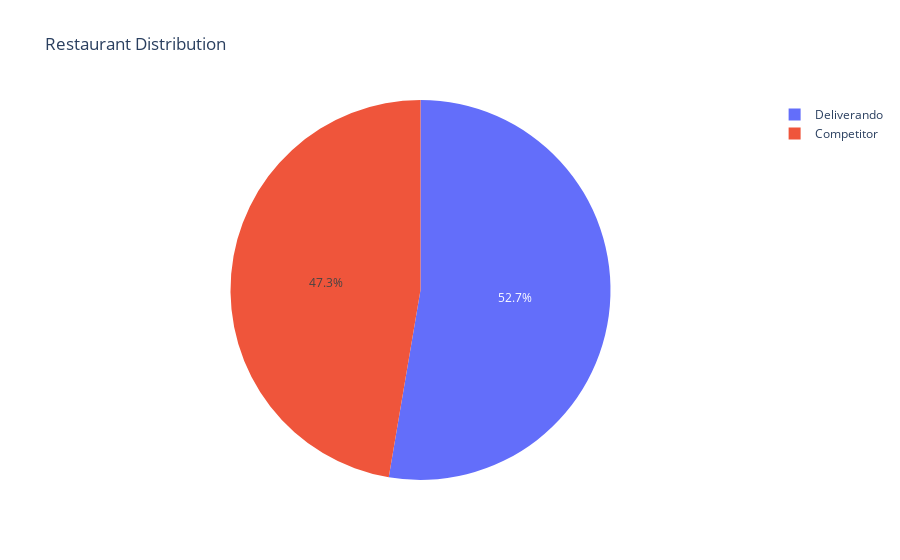

This figure's notebook cell:
### Code cell
labels = ['Deliverando', 'Competitor']
sizes = [335, 301]

# Create pie chart
fig = go.Figure(data=[go.Pie(labels=labels, values=sizes)])

# Update layout
fig.update_layout(title='Restaurant Distribution')

# Show the chart
fig.show()

### Figure 1 — Plotly figure (JSON) as saved in the notebook; plotly's stock layout.template omitted (floating-point values rounded to 4 significant figures)
{"data": [{"labels": ["Deliverando", "Competitor"], "type": "pie", "values": [335, 301]}], "layout": {"title": {"text": "Restaurant Distribution"}}}
